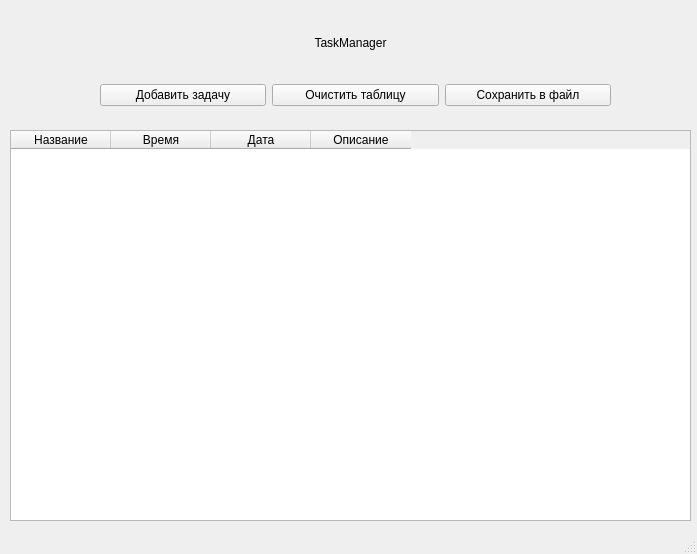
<?xml version="1.0" encoding="UTF-8"?>
<ui version="4.0">
 <class>MainWindow</class>
 <widget class="QMainWindow" name="MainWindow">
  <property name="geometry">
   <rect>
    <x>0</x>
    <y>0</y>
    <width>697</width>
    <height>554</height>
   </rect>
  </property>
  <property name="minimumSize">
   <size>
    <width>697</width>
    <height>554</height>
   </size>
  </property>
  <property name="maximumSize">
   <size>
    <width>697</width>
    <height>554</height>
   </size>
  </property>
  <property name="windowTitle">
   <string>TaskManager</string>
  </property>
  <property name="windowIcon">
   <iconset>
    <normaloff>Task-Manager.ico</normaloff>Task-Manager.ico</iconset>
  </property>
  <property name="styleSheet">
   <string notr="true">font: 75 12pt &quot;MS Shell Dlg 2&quot;;</string>
  </property>
  <property name="tabShape">
   <enum>QTabWidget::Rounded</enum>
  </property>
  <widget class="QWidget" name="centralwidget">
   <widget class="QLabel" name="label">
    <property name="geometry">
     <rect>
      <x>10</x>
      <y>2</y>
      <width>681</width>
      <height>81</height>
     </rect>
    </property>
    <property name="styleSheet">
     <string notr="true">font: 25pt &quot;Tw Cen MT Condensed Extra Bold&quot;;</string>
    </property>
    <property name="text">
     <string>TaskManager</string>
    </property>
    <property name="alignment">
     <set>Qt::AlignCenter</set>
    </property>
   </widget>
   <widget class="QTableWidget" name="events">
    <property name="geometry">
     <rect>
      <x>10</x>
      <y>130</y>
      <width>681</width>
      <height>391</height>
     </rect>
    </property>
    <column>
     <property name="text">
      <string>Название</string>
     </property>
    </column>
    <column>
     <property name="text">
      <string>Время</string>
     </property>
    </column>
    <column>
     <property name="text">
      <string>Дата</string>
     </property>
    </column>
    <column>
     <property name="text">
      <string>Описание</string>
     </property>
    </column>
   </widget>
   <widget class="QWidget" name="horizontalLayoutWidget">
    <property name="geometry">
     <rect>
      <x>100</x>
      <y>60</y>
      <width>511</width>
      <height>71</height>
     </rect>
    </property>
    <layout class="QHBoxLayout" name="horizontalLayout">
     <item>
      <widget class="QPushButton" name="addEvent">
       <property name="text">
        <string>Добавить задачу</string>
       </property>
      </widget>
     </item>
     <item>
      <widget class="QPushButton" name="clearEvent">
       <property name="text">
        <string>Очистить таблицу</string>
       </property>
      </widget>
     </item>
     <item>
      <widget class="QPushButton" name="saveToFile">
       <property name="text">
        <string>Сохранить в файл</string>
       </property>
      </widget>
     </item>
    </layout>
   </widget>
  </widget>
  <widget class="QStatusBar" name="statusbar"/>
 </widget>
 <resources/>
 <connections/>
</ui>
